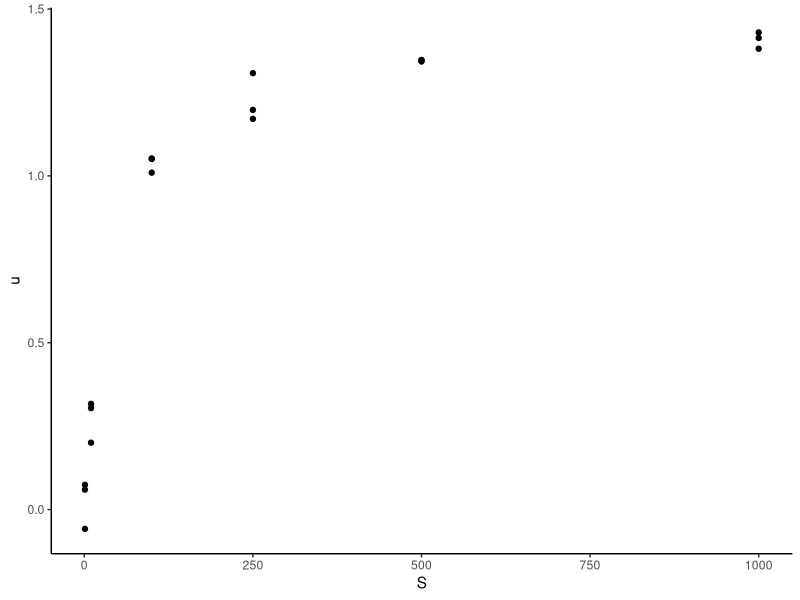
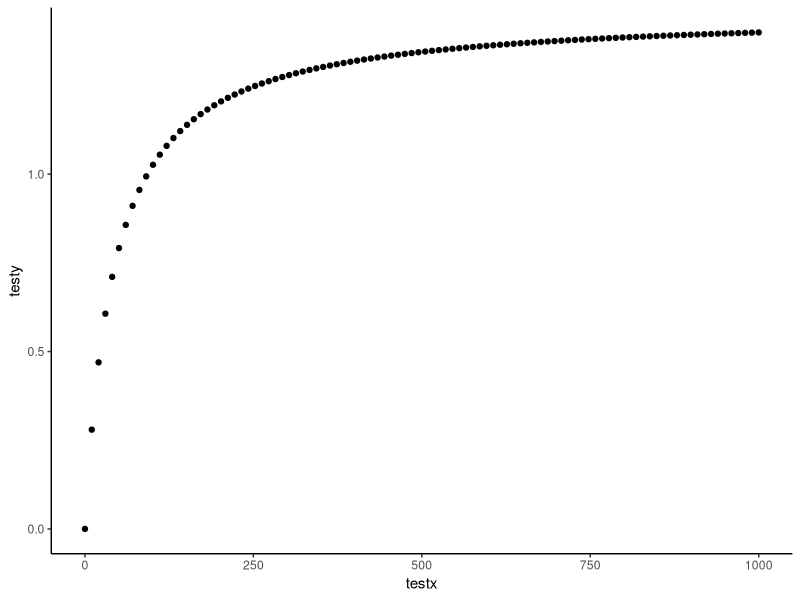

Write R code to recreate these figures, in order.
#### Pseudo-code ####

#1. Load Data

#2 Custom function(params, observations)
# unpack parameters
# Assign parameters to expected values
# dnorm(x,mean,sd)

#3 Assess max likelihood of model parameters with optim()
# Create a vector with initial guesses
# Minimization function with appopriate arguments

#T-test:
#pchisq(D,df=1,lower.tail=FALSE) where D = 2*difference of negative log likelihood
#Take output from both likelihood function to calculate p-value

library(ggplot2)


#### Problem 2 ####

#Read in Data
data2 <- read.csv(file = "MmarinumGrowth.csv", header = TRUE)
attach(data2)
df2 <- data.frame(x = S, y = u)

#Graph of raw data
graph2a <- ggplot(df2, aes(x = S, y = u)) + geom_point() + theme_classic()

#Create liklikhood function
###Same as in-class example (continuous, normal distribution)
###BUT, no longer a linear model - change formula for expected
nllike2 <- function(p, x, y){
  umax = p[1]
  Ks = p[2]
  sigma = p[3] #Why is this different from in-class example?
  
  expected = umax*S/(S + Ks)
  
  nll = -sum(dnorm(x = y, mean = expected, sd = sigma, log = TRUE))
  return(nll)
}

#Estimate Umax, Ks, sigma
initialGuess = c(1,1,1)
fit2 = optim(par = initialGuess, fn=nllike2, x = S, y = u)

#Creating data to test the estimated parameters
testx <- seq(0, 1000, length.out = 100)
testy <- fit2$par[1]*testx/(testx+fit2$par[2])
df2b <- data.frame(testx,testy)

#Graphing the estimated model
graph2b <- ggplot(df2b, aes(x = testx, y = testy)) + geom_point() + theme_classic()

#### Problem 3 ####

#Read-in data
data3 <- read.csv(file="leafDecomp.csv", header= TRUE)
attach(data3)


#Three liklihood functions - only difference is expected (y)
nllike3a <- function(p, x, y){
  a = p[1]
  b = p[2]
  c = p[3]
  sigma = p[4] 
  
  expected = a
  
  nll = -sum(dnorm(x = y, mean = expected, sd = sigma, log = TRUE))
  return(nll)
}
nllike3b <- function(p, x, y){
  a = p[1]
  b = p[2]
  c = p[3]
  sigma = p[4] 
  
  expected = a + b*Ms
  
  nll = -sum(dnorm(x = y, mean = expected, sd = sigma, log = TRUE))
  return(nll)
}
nllike3c <- function(p, x, y){
  a = p[1]
  b = p[2]
  c = p[3]
  sigma = p[4] 
  
  expected = a + b*Ms + c*Ms^2
  
  nll = -sum(dnorm(x = y, mean = expected, sd = sigma, log = TRUE))
  return(nll)
}

#Fit the models 
#The order of values are B0, B1, B2, and sigma
initialGuess = c(100,100,100,100)
fit3a = optim(par = initialGuess, fn=nllike3a, x = Ms, y = decomp)
fit3b = optim(par = initialGuess, fn=nllike3b, x = Ms, y = decomp)
initialGuess = c(200,10,-0.2,1)
fit3c = optim(par = initialGuess, fn=nllike3c, x = Ms, y = decomp)

#Conduct goodness of fit tests 
D3a <- 2*fit3a$value
D3b <- 2*fit3b$value
D3c <- 2*fit3c$value

P3_ab <- pchisq(D3a-D3b,df=1, lower.tail = FALSE)
P3_ac <- pchisq(D3a-D3c,df=2, lower.tail = FALSE)
P3_bc <- pchisq(D3b-D3c,df=1, lower.tail = FALSE)
